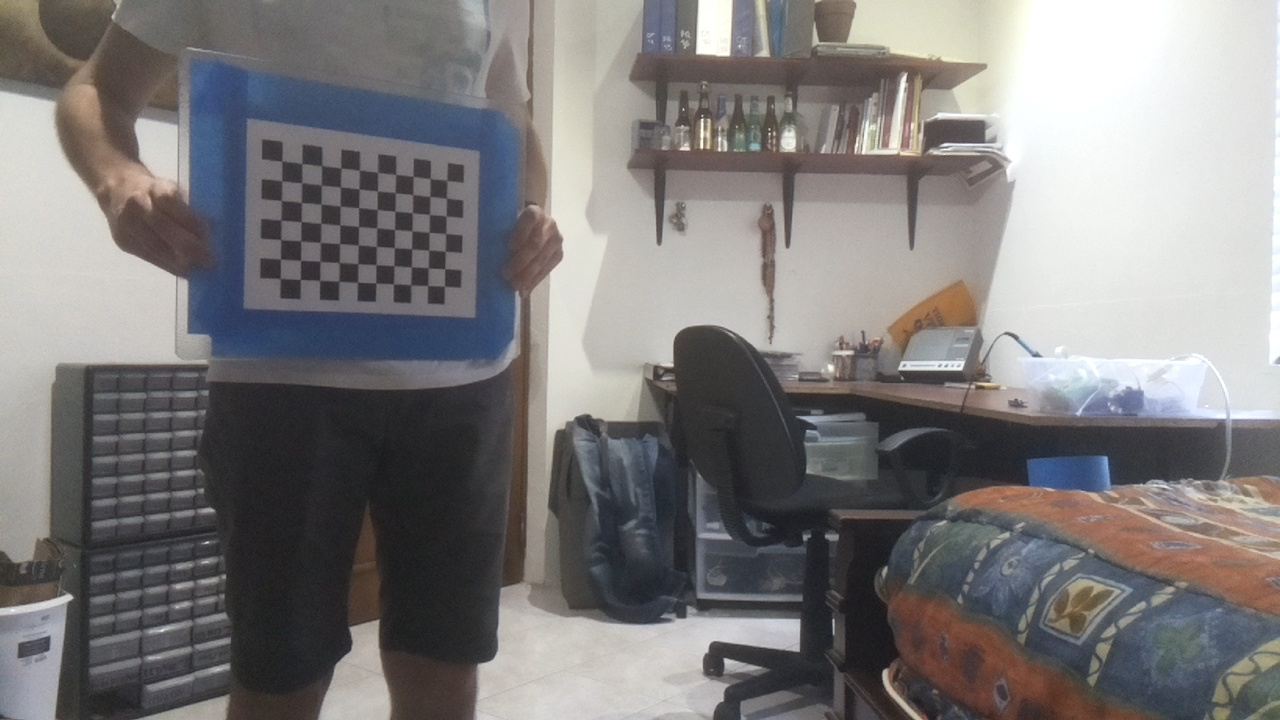
#> input picture lab_09/original/2019-04-21-16-58-12.jpg, 1280 x 720 px
$ jupyter execute --allow-errors lab_09_main.ipynb
#> lines starting #> are read from the running program, lines starting #| are printed output that depends on the picture; after the words box and inside, x2 and y2 are one past the last pixel; in counts of white or black regions, pixels touching at a corner belong together
## Lab 9: Camera calibration

Written by: Enrique Mireles Gutiérrez
ID Number: 513944
Bachelor: ITR
Date: 2019-04-22

### Introduction

Camera calibration is the process of estimating intrinsic and/or extrinsic parameters of the camera. These parameters describe the camera and its distortions. Intrinsic parameters are those that have to do with internal characteristics of the camera, such as the focal length, distortion, and the image center. Extrinsic parameters have to do with the position and orientation of the camera in space.

This lab report focuses on performing calibration for intrinsic parameters. Since no camera is built perfectly, the images obtained have distortions, also known as radial and tangential distortions. Therefore, by knowing how the image is distorted it is then possible to compensate for it and thus increase the accuracy of the camera. In applications, such as autonomous vehicles, calibrating the camera is essential.

In order to calibrate the camera, several images of a standard calibration pattern are taken and then processed by optimization methods found in OpenCV in order to estimate the intrinsic parameters of the camera. Different types calibration patterns exist for this purpose. Nonetheless, a checkerboard pattern was chosen for its simplicity and effectiveness in this lab report.

### Objectives

This lab has the following objectives:
- Design and print a checkerboard pattern for calibration.
- Take images from the checkerboard pattern and use them to calibrate the camera.
- Use the obtained calibration to undistort images.

### Procedure

This lab report is subdivided in smaller numbered tasks shown below.

#### 1. Printing and preparing the calibration pattern

A checkerboard pattern was chosen for the calibration process. The pattern was generated using the website https://calib.io/pages/camera-calibration-pattern-generator. The settings used to generate the pattern were:
- Target Type: Checkerboard
- Board Width [mm]: 215.9 (8.5 in)
- Board Height [mm]: 279.4 (11 in)
- Rows: 11
- Columns: 8
- Checker Width [mm]: 20

The board sizes where chosen such that they match a standard letter size paper. Furthermore, the amount of rows and columns was chosen to be odd and even respectively. The important part is that they aren’t both even or odd. By using the proposed values, a well sized checkerboard pattern could be printed on a standard letter size paper. The printer was configured to print as dark as possible and deactivated any scaling done to the printed image.

The width of the checkers was then validated using digital calipers. The width of the checkers was actually 20mm. Finally, a glass sheet was used as a flat surface for placing the pattern. It was taped at the top and heavy books were left lying on top of the calibration pattern. After some hours, without lifting the paper, the calibration pattern was taped from all edges. Doing so left a flat pattern taped to the glass sheet. The calibration pattern was at this moment ready for its use.

#### 2. The camera and its focus

The camera used was a Raspberry Pi Camera Module V2 (https://www.raspberrypi.org/products/camera-module-v2/) This module, as its name implies, runs on the Raspberry Pi and it will be the camera that runs on the autonomous vehicle. The camera comes with a fixed focus at infinity. However, by testing the camera it was shown that somehow the glue that holds the lens had stopped working and caused the lens to move out of focus. The camera was manually focused by turning the lens. It’s important that the images taken for calibration are in focus, otherwise the algorithms that analyze the image won’t find the pattern.

#### 3. Importing Libraries

The following libraries are used throughout the lab report:
- cv2: OpenCV library used for artificial vision.
- numpy: library used for matrix operations.
- os: library used for operating system interfaces.
- datetime: library used for getting timestamps.

[cell 1]
import cv2
import numpy as np
import os
import datetime

#### 4. Constant definitions

The following lines define the constants used throughout the lab report:

[cell 2]
IMAGE_FOLDER = os.getcwd() + '/original/'
CHESSBOARD_COLS = 10
CHESSBOARD_ROWS = 7
CHESSBOARD_CELL_WIDTH = 20
CHESSBOARD_DIMENSIONS = (CHESSBOARD_COLS, CHESSBOARD_ROWS)
FRAME_WIDTH = 1280
FRAME_HEIGHT = 720
FRAME_DIMENSIONS = (FRAME_WIDTH, FRAME_HEIGHT)

# Get all images from source directory.
IMAGES = []
for r, d, f in os.walk(IMAGE_FOLDER):
    for file in f:
        IMAGES.append(IMAGE_FOLDER + file)

#### 5. Taking calibration images

A script was made that allowed a user to save pictures when the space-bar was pressed. Each picture was saved to an output folder, and with the help of an assistant, 31 different pictures were taken. Extra care was made to try to reduce glare on the calibration pattern (closing window blinds, turning on lamps, etc.). The position and orientation of the calibration pattern was changed in all directions and different -z depths were tested. All of this was done in order to obtain better calibration results.

It's important to note that the code from this section requires a Raspberry Pi camera to run properly.

[cell 3]
from picamera.array import PiRGBArray
from picamera import PiCamera
import time
import datetime

# Open raspberry pi's camera.
#> (the rest of this cell did not finish here and is left out)

The images obtained in this section were compiled into a single .gif file. This was done with help from the popular image manipulation program Imagemagick. By going into the output folder and running the following command, all .jpg images in the current folder were compiled into a .gif:

`convert -delay 30 -loop 0 *.jpg original.gif`

This is the result:

#### 6. Camera calibration

The following program takes the images from the output folder and searches for the calibration pattern. If found, the calibration pattern is then displayed over the original image and used to calibrate the camera. At first, the delay on `waitKey` was increased to 2000 ms, and the code for calibrating the camera was commented out. This allowed the user to distinguish if an image didn’t work for the calibration pattern. However, all pictures taken worked flawlessly. The calibration code was uncommented and the delay  was reduced to 50 ms. Finally, the program outputs the camera matrix, the distortion matrix, the RMS error, and the rotation and translation output vectors of the checkerboard.

[cell 4]
# Init arrays for storing chessboard points.
obj_points = []
img_points = []

# Generate an empty np array with the dimensions of the chessboard.
# This array is required for calculating the camera distortion.
pattern_points = np.zeros((np.prod(CHESSBOARD_DIMENSIONS), 3), np.float32)
pattern_points[:, :2] = np.indices(CHESSBOARD_DIMENSIONS).T.reshape(-1, 2)
pattern_points *= CHESSBOARD_CELL_WIDTH

# Iterate through all images.
for file in IMAGES:

    # Read input image and convert to grayscale.
    img = cv2.imread(file)
#> img is the input picture: shape (720, 1280, 3); mean B, G, R 123.3, 123.2, 125.6
    gray = cv2.cvtColor(img, cv2.COLOR_BGR2GRAY);
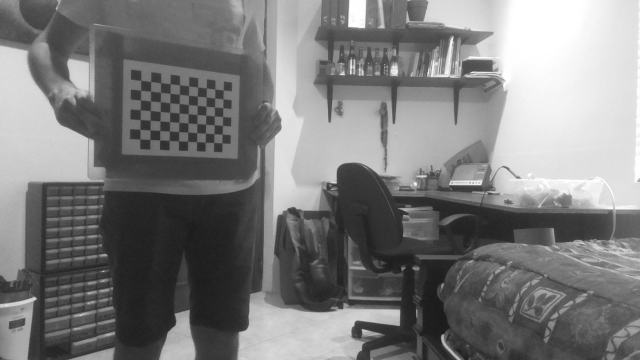
#> gray: shape (720, 1280) (shown at 1/2 size); min 23, max 255, mean 123.9

    # Find chess board corners.
    ret, corners = cv2.findChessboardCorners(gray, CHESSBOARD_DIMENSIONS, None)
#> ret = True; corners = 70 rows, first 8: [281.6, 161.3], [301.8, 163.5], [321.4, 165.5], [340.9, 168.2], [359.3, 170], [377.3, 172.3], [395.8, 174.5], [413.2, 176.3]

    # If chess board is found:
    if (ret):

        # Find corners with better resolution.
        corners2 = cv2.cornerSubPix(
            gray,
            corners,
            (11, 11),
            (-1, -1),
            (cv2.TERM_CRITERIA_EPS + cv2.TERM_CRITERIA_MAX_ITER, CHESSBOARD_CELL_WIDTH, 0.001)
        )
#> corners2 = 70 rows, first 8: [281.9, 161.1], [301.8, 163.5], [321.6, 165.6], [340.7, 168], [359.5, 170.1], [377.5, 172.3], [395.7, 174.3], [413, 176.4]

        # Draw the found corners on the input image.
        cv2.drawChessboardCorners(img, CHESSBOARD_DIMENSIONS, corners2, ret)
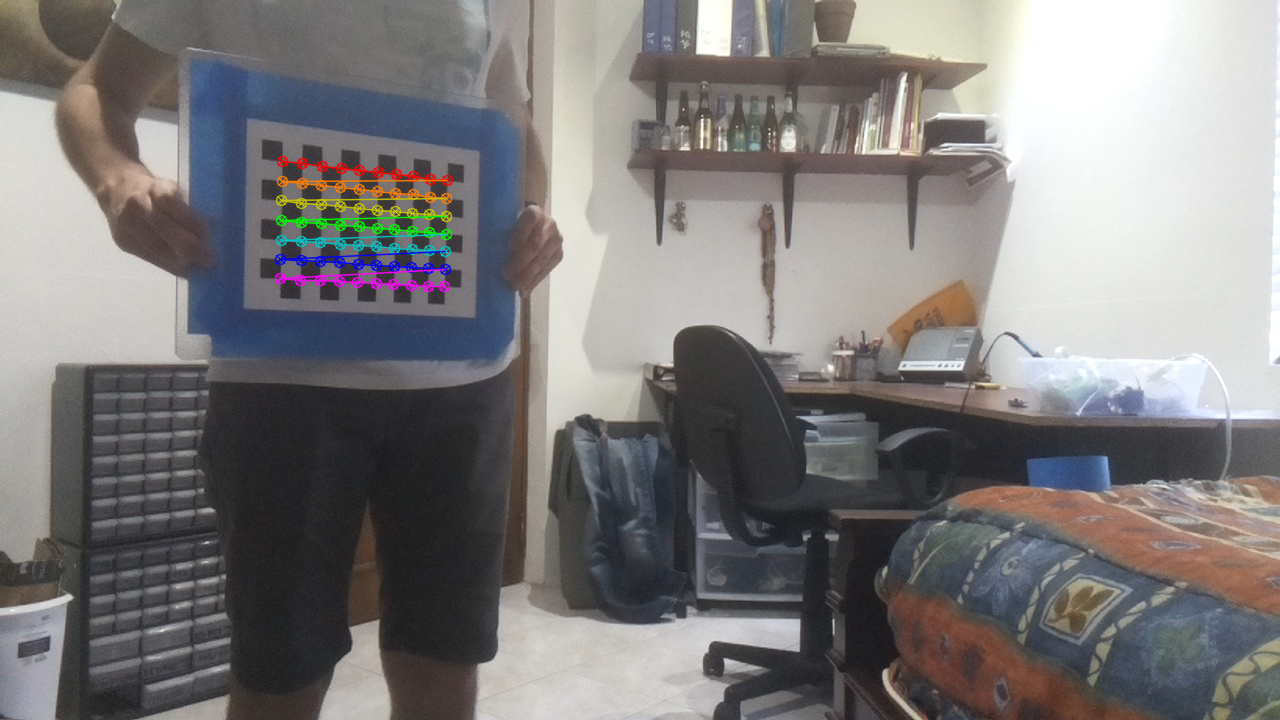
#> img: shape (720, 1280, 3); 1.23% of pixels changed, all inside (x1, y1, x2, y2) = (274, 155, 454, 293)

        # Saved the found data to an array.
        img_points.append(corners2)
        obj_points.append(pattern_points)

        # Uncomment to save output file.
        # cv2.imwrite(file.replace('.', '-corners.'), img)

    else:
        print('Chessboard not found: ' + file)

    # Display image and wait 50 ms between frames.
    cv2.imshow('input', img)
    cv2.waitKey(50)
#> pass 2 of the loop `for file in IMAGES:`:
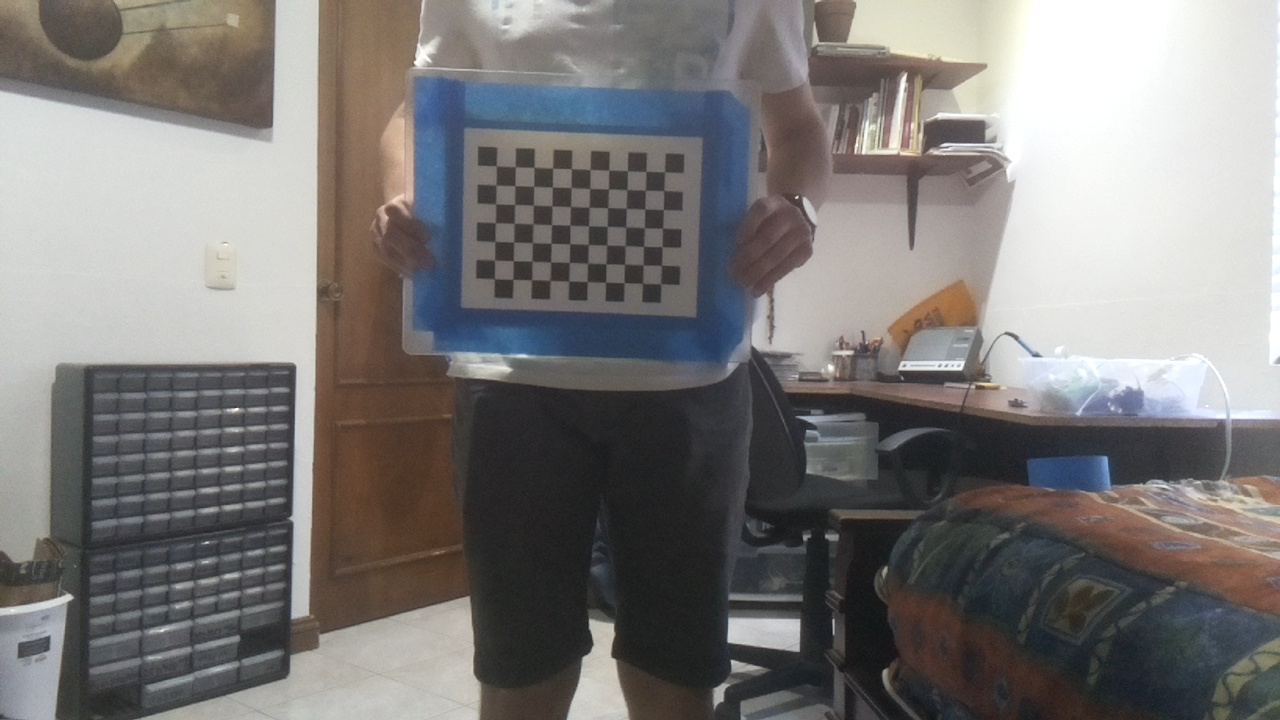
#> input picture lab_09/original/2019-04-21-16-58-08.jpg, 1280 x 720 px
#> img is the input picture: shape (720, 1280, 3); mean B, G, R 120.2, 121.6, 124.1
#> corners = 70 rows, first 8: [496.1, 165.7], [515.3, 166.8], [533.9, 167.1], [552.6, 168.3], [571.3, 168.4], [590, 169.6], [608.7, 169.9], [627.5, 170.7]
#> corners2 = 70 rows, first 8: [496.3, 165.8], [515.1, 166.7], [534.1, 167.3], [552.5, 168.2], [571.4, 168.6], [590, 169.5], [608.8, 170.2], [627.4, 170.7]
#> `cv2.drawChessboardCorners(img, CHESSBOARD_DIMENSIONS, corners2, ret)`:
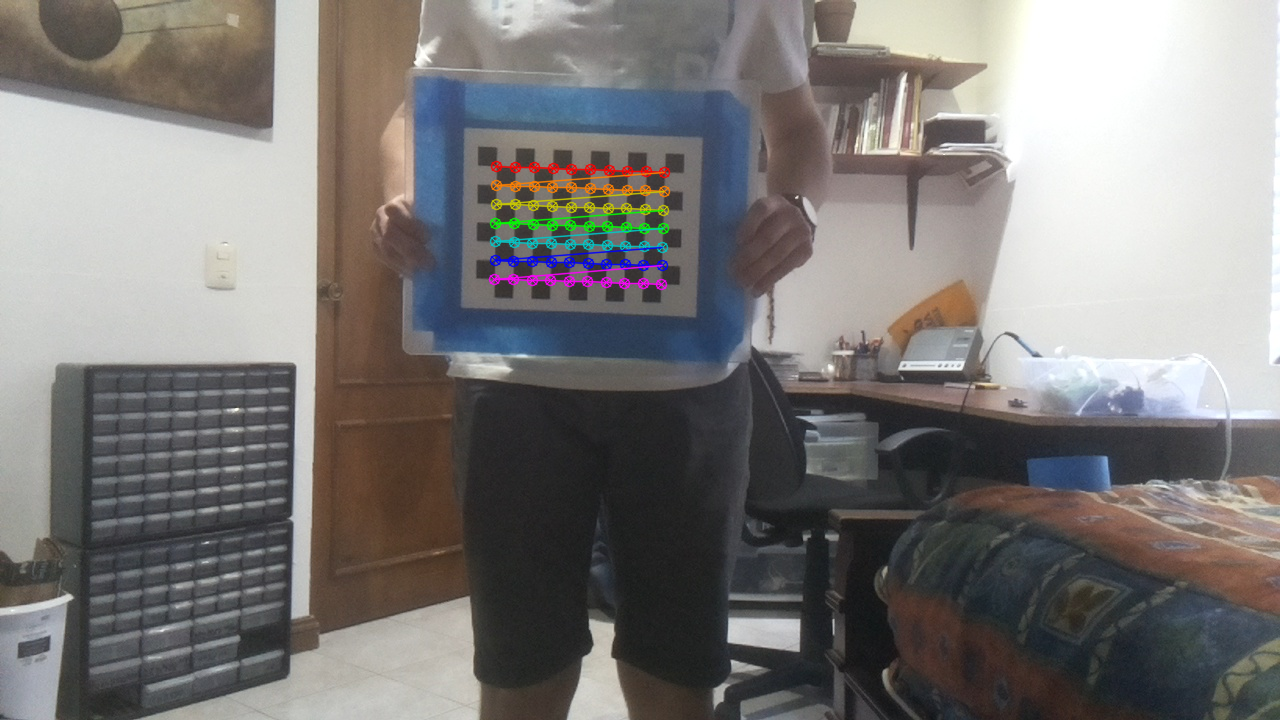
#> img: shape (720, 1280, 3); 1.24% of pixels changed, all inside (x1, y1, x2, y2) = (488, 160, 671, 291)

# Calculate camera distortion.
RMS, CAMERA_MATRIX, DISTORTION_COEFFICIENTS, rvecs, tvecs = cv2.calibrateCamera(obj_points, img_points, FRAME_DIMENSIONS, None, None)

# Display results.
print('RMS error', RMS)
print('Camera matrix', CAMERA_MATRIX)
print('Distortion coefficients', DISTORTION_COEFFICIENTS)
print('Output vector of rotation vectors', rvecs)
print('Output vector of translation vectors', tvecs)

# Close all windows.
cv2.destroyAllWindows()

Saving the output images from this step and compiling them into a single .gif yielded the following results:

#### 7. Undistort images

The following program takes the calibration and distortion matrix from the last section, and uses them to undistort the images taken.

[cell 5]
# Window definitions.
cv2.namedWindow('raw', cv2.WINDOW_AUTOSIZE)
cv2.namedWindow('undistorted', cv2.WINDOW_AUTOSIZE)

# Iterate through all images.
for file in IMAGES:

    # Read input image.
    img = cv2.imread(file)

    # Generate the new camera matrix
    newcameramtx, roi = cv2.getOptimalNewCameraMatrix(CAMERA_MATRIX, DISTORTION_COEFFICIENTS, FRAME_DIMENSIONS, 1, FRAME_DIMENSIONS)

    # Undistort and display images.
    dst = cv2.undistort(img, CAMERA_MATRIX, DISTORTION_COEFFICIENTS, None, newcameramtx)
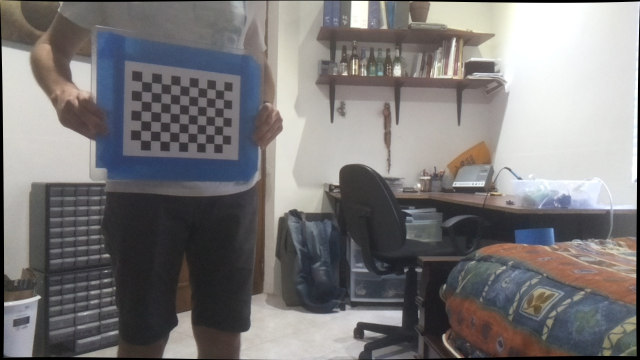
#> dst: shape (720, 1280, 3) (shown at 1/2 size); mean B, G, R 121, 120.9, 123.3
    cv2.imshow('raw', img)
    cv2.imshow('undistorted', dst)

    # Uncomment to save undistorted images.
    # cv2.imwrite(file.replace('.', '-undistorted.'), dst)

    # Delay between images.
    cv2.waitKey(100)
#> pass 2 of the loop `for file in IMAGES:`:
#> `dst = cv2.undistort(img, CAMERA_MATRIX, DISTORTION_COEFFICIENTS, None,..`:
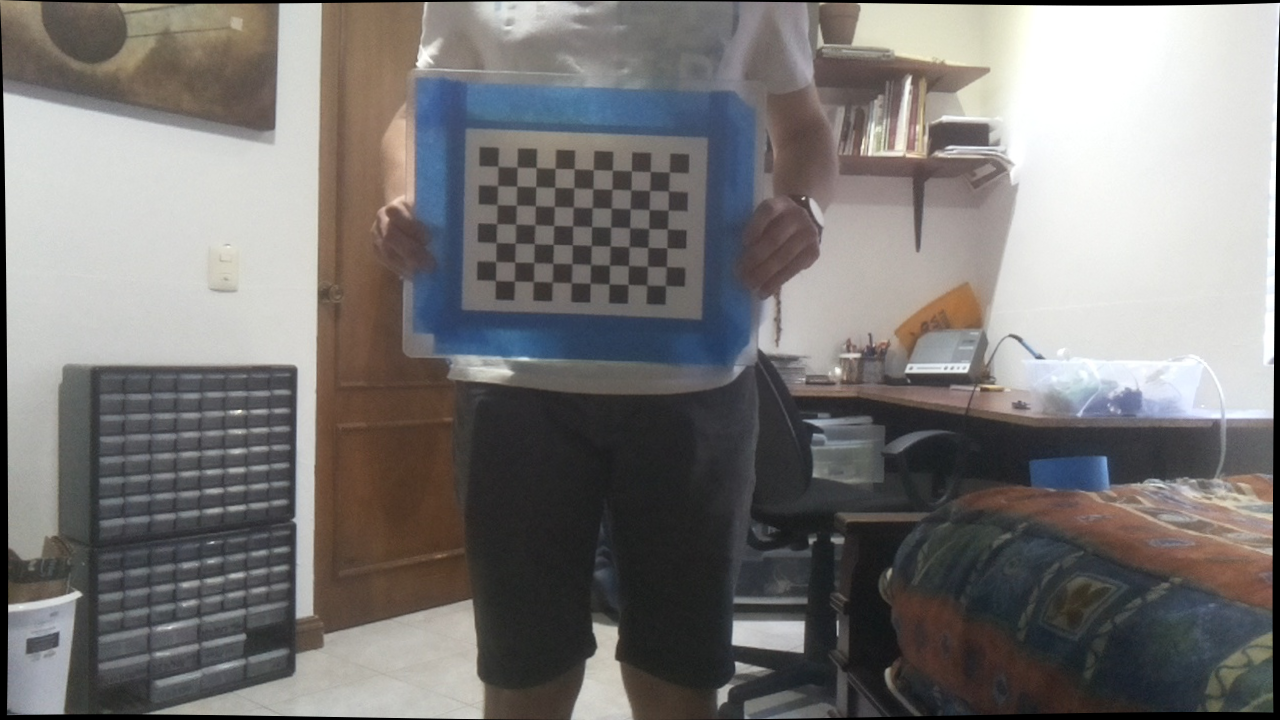
#> dst: shape (720, 1280, 3); mean B, G, R 117.7, 119, 121.5

# Close all windows.
cv2.destroyAllWindows()
